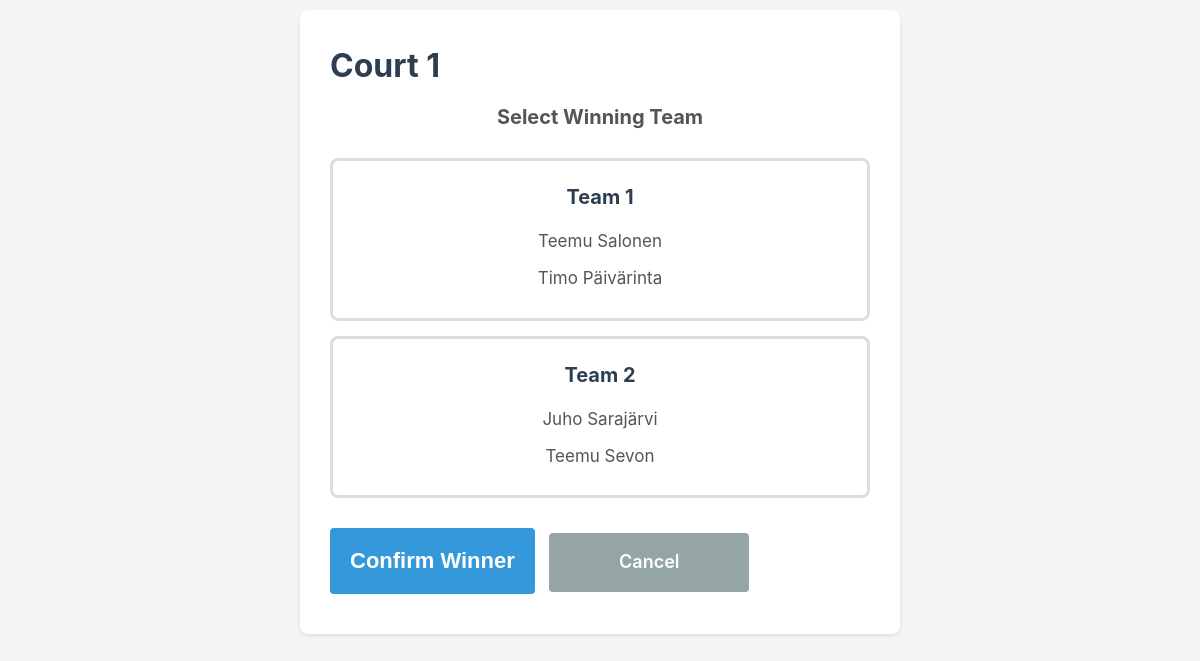
/match/5/score, run on the app's committed database.
### tables this page shows
CREATE TABLE matches (
            id INTEGER PRIMARY KEY AUTOINCREMENT,
            round_id INTEGER NOT NULL,
            court_number INTEGER NOT NULL,
            player1_id INTEGER NOT NULL,
            player2_id INTEGER NOT NULL,
            player3_id INTEGER NOT NULL,
            player4_id INTEGER NOT NULL,
            winning_team INTEGER,
            completed BOOLEAN DEFAULT 0,
            created_at TIMESTAMP DEFAULT CURRENT_TIMESTAMP,
            FOREIGN KEY (round_id) REFERENCES rounds(id),
            FOREIGN KEY (player1_id) REFERENCES players(id),
            FOREIGN KEY (player2_id) REFERENCES players(id),
            FOREIGN KEY (player3_id) REFERENCES players(id),
            FOREIGN KEY (player4_id) REFERENCES players(id)
        );

CREATE TABLE players (
            id INTEGER PRIMARY KEY AUTOINCREMENT,
            name TEXT NOT NULL UNIQUE,
            total_points INTEGER DEFAULT 0,
            created_at TIMESTAMP DEFAULT CURRENT_TIMESTAMP
        );

### app.py (the view, shortened to what this page needs)
@app.route('/match/<int:match_id>/score', methods=['GET', 'POST'])
def score_entry(match_id):
    db = get_db_connection()
    match = db.execute(
        '''SELECT
            m.*,
            r.tournament_id,
            p1.name as player1_name,
            p2.name as player2_name,
            p3.name as player3_name,
            p4.name as player4_name
           FROM matches m
           JOIN rounds r ON m.round_id = r.id
           JOIN players p1 ON m.player1_id = p1.id
           JOIN players p2 ON m.player2_id = p2.id
           JOIN players p3 ON m.player3_id = p3.id
           JOIN players p4 ON m.player4_id = p4.id
           WHERE m.id = ?''',
        (match_id,)
    ).fetchone()
    if not match:
        flash('Match not found')
        return redirect(url_for('index'))
    if match['completed']:
        flash('This match has already been scored')
        return redirect(url_for('active_round',
                               tournament_id=match['tournament_id'],
                               round_id=match['round_id']))
    return render_template('score_entry.html', match=match)

### app.py (called while the page is built)
def get_db_connection():
    if 'db' not in g:
        g.db = get_db()
    return g.db

### database.py (called while the page is built)
def get_db():
    conn = sqlite3.connect(DATABASE)
    conn.row_factory = sqlite3.Row  # Returns rows as dictionaries
    return conn

### templates/score_entry.html (shortened to what this page needs)
<!DOCTYPE html>
<html lang="en">
<head>
    <link rel="stylesheet" href="{{ url_for('static', filename='css/style.css') }}">
</head>
<body>
    <div class="container score-entry">
        <h1>Court {{ match['court_number'] }}</h1>
        <h2>Select Winning Team</h2>
        <form method="POST">
            <div class="team-selection">
                <label class="team-option">
                    <div class="team-box">
                        <strong>Team 1</strong>
                        <p>{{ match['player1_name'] }}</p>
                        <p>{{ match['player2_name'] }}</p>
                    </div>
                </label>
                <label class="team-option">
                    <div class="team-box">
                        <strong>Team 2</strong>
                        <p>{{ match['player3_name'] }}</p>
                        <p>{{ match['player4_name'] }}</p>
                    </div>
                </label>
            </div>
            <button type="submit" class="btn-primary btn-large">
                Confirm Winner
            </button>
            <a href="{{ url_for('active_round', tournament_id=match['tournament_id'], round_id=match['round_id']) }}"
               class="btn-secondary">Cancel</a>
        </form>
    </div>
</body>
</html>

### static/css/style.css (style rules this page uses)
* { margin: 0; padding: 0; box-sizing: border-box; }
body { font-family: -apple-system, BlinkMacSystemFont, 'Segoe UI', Roboto, Oxygen, Ubuntu, Cantarell, sans-serif; background: #f5f5f5; padding: 10px; line-height: 1.6; color: #333; }
.container { max-width: 600px; margin: 0 auto; background: white; padding: 20px; border-radius: 8px; box-shadow: 0 2px 4px rgba(0,0,0,0.1); }
h1 { color: #2c3e50; margin-bottom: 10px; font-size: 28px; }
h2 { color: #34495e; margin-bottom: 15px; font-size: 20px; }
.btn-primary, .btn-secondary { display: inline-block; width: 100%; padding: 15px; margin: 10px 0; border: none; border-radius: 4px; font-size: 18px; font-weight: 600; text-align: center; text-decoration: none; cursor: pointer; transition: background 0.2s; }
.btn-primary { background: #3498db; color: white; }
.btn-secondary { background: #95a5a6; color: white; }
.btn-large { font-size: 22px; padding: 20px; }
.score-entry h2 { text-align: center; color: #555; margin-bottom: 25px; }
.team-selection { margin: 20px 0; }
.team-option { display: block; margin-bottom: 15px; cursor: pointer; }
.team-box { border: 3px solid #ddd; border-radius: 8px; padding: 20px; text-align: center; background: white; transition: all 0.2s; min-height: 100px; display: flex; flex-direction: column; justify-content: center; }
.team-box strong { display: block; font-size: 20px; margin-bottom: 10px; color: #2c3e50; }
.team-box p { font-size: 17px; margin: 5px 0; color: #555; }
@media (min-width: 768px) { .container { padding: 30px; } }
@media (min-width: 768px) { h1 { font-size: 32px; } }
@media (min-width: 768px) { .btn-primary, .btn-secondary { width: auto; min-width: 200px; display: inline-block; margin-right: 10px; } }

### data on the page
matches: court_number "1"
players: player1_name "Teemu Salonen"
players: player2_name "Timo Päivärinta"
players: player3_name "Juho Sarajärvi"
players: player4_name "Teemu Sevon"
